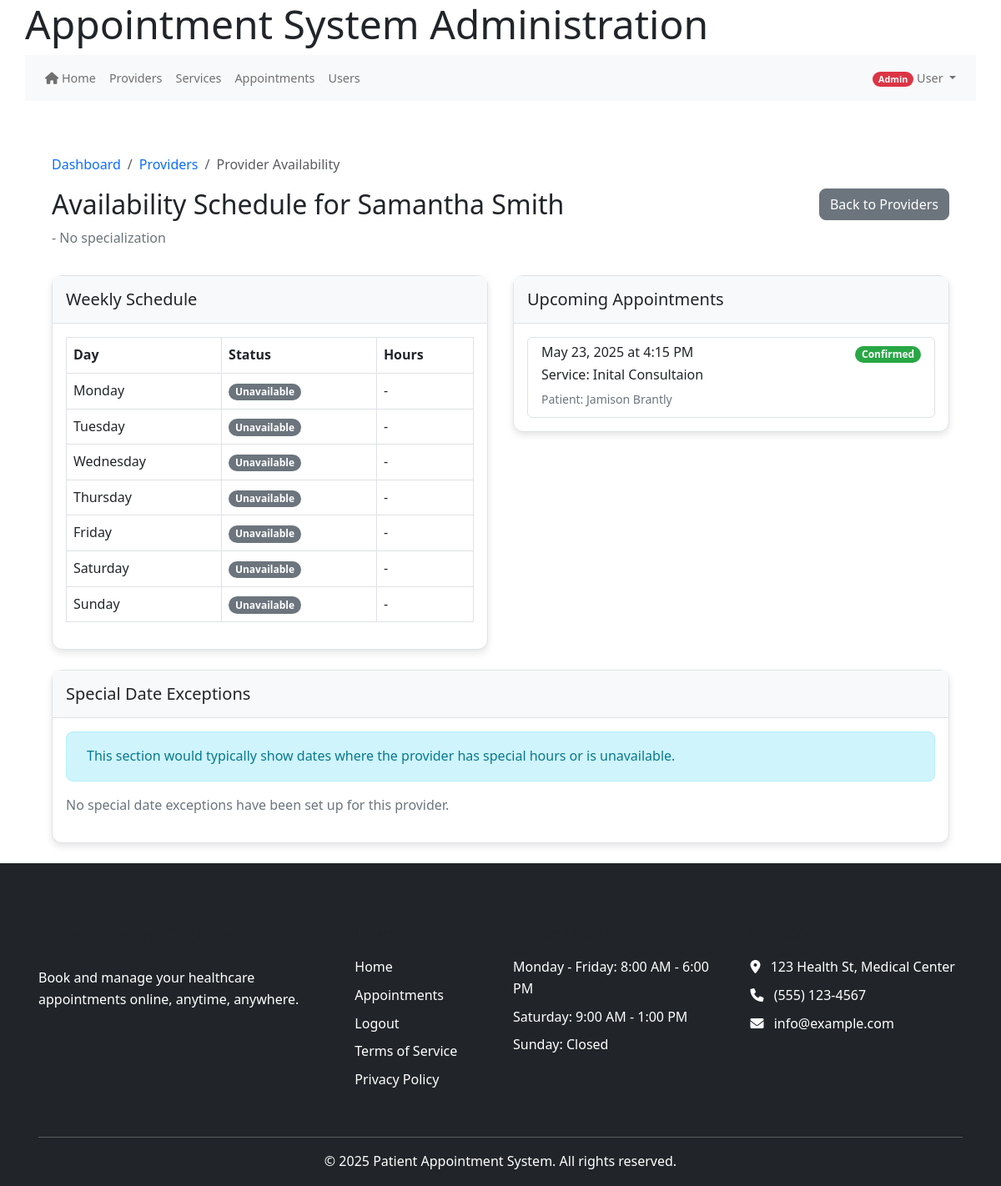
The app's page /index.php/admin/viewAvailability?id=68 (signed in) with its own data.
### tables this page shows
CREATE TABLE IF NOT EXISTS `users` (
  `user_id` int(11) NOT NULL AUTO_INCREMENT,
  `email` varchar(255) NOT NULL,
  `password_hash` varchar(255) NOT NULL,
  `first_name` varchar(100) NOT NULL,
  `last_name` varchar(100) NOT NULL,
  `phone` varchar(20) DEFAULT NULL,
  `role` enum('patient','provider','admin','staff') NOT NULL,
  `is_active` tinyint(1) DEFAULT 1,
  `is_verified` tinyint(1) DEFAULT 0,
  `email_verified_at` datetime DEFAULT NULL,
  `created_at` datetime DEFAULT current_timestamp(),
  `last_login` datetime DEFAULT NULL,
  `verification_token` varchar(64) DEFAULT NULL,
  `reset_token` varchar(64) DEFAULT NULL,
  `reset_token_expires` datetime DEFAULT NULL,
  `token_expires` datetime DEFAULT NULL,
  `password_change_required` tinyint(1) DEFAULT 0,
  PRIMARY KEY (`user_id`)
);

CREATE TABLE IF NOT EXISTS `appointments` (
  `appointment_id` int(11) NOT NULL AUTO_INCREMENT,
  `patient_id` int(11) NOT NULL,
  `provider_id` int(11) NOT NULL,
  `service_id` int(11) NOT NULL,
  `appointment_date` date NOT NULL,
  `start_time` time NOT NULL,
  `end_time` time NOT NULL,
  `status` enum('scheduled','confirmed','completed','canceled','no_show') NOT NULL DEFAULT 'scheduled',
  `type` enum('in_person','virtual','phone') NOT NULL DEFAULT 'in_person',
  `notes` text DEFAULT NULL,
  `reason` text DEFAULT NULL,
  `reminder_sent` tinyint(1) DEFAULT 0,
  `confirmed_at` datetime DEFAULT NULL,
  `canceled_at` datetime DEFAULT NULL,
  `created_at` datetime DEFAULT current_timestamp(),
  `updated_at` datetime DEFAULT current_timestamp(),
  PRIMARY KEY (`appointment_id`),
  KEY `patient_id` (`patient_id`),
  KEY `provider_id` (`provider_id`),
  KEY `service_id` (`service_id`)
);

CREATE TABLE IF NOT EXISTS `services` (
  `service_id` int(11) NOT NULL AUTO_INCREMENT,
  `name` varchar(255) NOT NULL,
  `description` text DEFAULT NULL,
  `duration` int(11) DEFAULT 30,
  `price` decimal(10,2) DEFAULT NULL,
  `is_active` tinyint(1) DEFAULT 1,
  `created_at` timestamp NOT NULL DEFAULT current_timestamp(),
  PRIMARY KEY (`service_id`)
);

### controllers/admin_controller.php (called while the page is built, shortened)
<?php
require_once 'C:/xampp/htdocs/appointment-system/capstone-project-runtime_terrors/helpers/system_notifications.php';
require_once MODEL_PATH . '/User.php';
require_once MODEL_PATH . '/ActivityLog.php';
require_once MODEL_PATH . '/Appointment.php';
class AdminController {
    protected $userModel;
    protected $appointmentModel;
    protected $providerModel;
    public function __construct() {
        $this->db = get_db();
        $this->userModel = new User($this->db);
        $this->appointmentModel = new Appointment($this->db);
        $this->providerModel = new Provider($this->db);
    }
    public function viewAvailability() {
        $providerId = isset($_GET['id']) ? $_GET['id'] : null;
        $provider = $this->userModel->getUserById($providerId);
        $availability = $this->providerModel->getProviderAvailability($providerId);
        $appointments = $this->appointmentModel->getProviderAppointments($providerId, 'upcoming');
        include VIEW_PATH . '/admin/provider_avaliability.php';
    }
}

### core/helpers.php (called while the page is built, shortened)
<?php
function base_url($path = '') {
    $protocol = isset($_SERVER['HTTPS']) && $_SERVER['HTTPS'] !== 'off' ? 'https' : 'http';
    $host = $_SERVER['HTTP_HOST'] ?? 'localhost';
    $script_name = $_SERVER['SCRIPT_NAME'];
    $base_dir = dirname($script_name);
    $base_url = "{$protocol}://{$host}{$base_dir}";
    $base_url = rtrim($base_url, '/');
    $path = ltrim($path, '/');
    return $path ? "{$base_url}/{$path}" : $base_url;
}

### public_html/bootstrap.php (called while the page is built, shortened)
<?php
require_once APP_ROOT . '/core/helpers.php';
require_once CORE_PATH . '/helpers.php';
function get_db() {
    static $db = null;
    if ($db === null) {
        if (defined('DB_HOST') && defined('DB_USER') && defined('DB_PASS') && defined('DB_NAME')) {
            $db = new mysqli(DB_HOST, DB_USER, DB_PASS, DB_NAME);
            $db->set_charset('utf8mb4');
        } else {
            throw new Exception("Database constants not defined");
        }
    }
    return $db;
}
return true;

### models/User.php (called while the page is built, shortened)
<?php
class User {
    private $db;
    public function __construct($db) {
        $this->db = $db;
    }
    public function getUserById($userId) {
        try {
            if ($this->db instanceof mysqli) {
                $stmt = $this->db->prepare("
                    SELECT user_id, email, first_name, last_name, phone, role, is_active,
                        email_verified_at, created_at, last_login
                    FROM users
                    WHERE user_id = ?
                ");
                $stmt->bind_param("i", $userId);
                $stmt->execute();
                $result = $stmt->get_result();
                return $result->fetch_assoc();
            }
            return null;
        } catch (Exception $e) {
            error_log("Get user error: " . $e->getMessage());
            return null;
        }
    }
}
?>

### models/Appointment.php (called while the page is built, shortened)
<?php
class Appointment {
    private $db;
    public function __construct($db) {
        $this->db = $db;
    }
    public function getProviderAppointments($providerId, $startDate = null, $endDate = null) {
        $query = "SELECT a.*,
                    s.name as service_name,
                    CONCAT(p.first_name, ' ', p.last_name) as patient_name,
                    p.email as patient_email,
                    p.phone as patient_phone
                FROM appointments a
                JOIN users p ON a.patient_id = p.user_id
                JOIN services s ON a.service_id = s.service_id
                WHERE a.provider_id = ?";
        $params = [$providerId];
        $types = "i";
        if ($startDate) {
            $query .= " AND a.appointment_date >= ?";
            $params[] = $startDate;
            $types .= "s";
        }
        $query .= " ORDER BY a.appointment_date ASC, a.start_time ASC";
        $stmt = $this->db->prepare($query);
        $stmt->bind_param($types, ...$params);
        $stmt->execute();
        $result = $stmt->get_result();
        $appointments = [];
        while ($row = $result->fetch_assoc()) {
            $appointments[] = $row;
        }
        return $appointments;
    }
}
?>

### views/admin/provider_avaliability.php (the view, shortened to what this page needs)
<?php include VIEW_PATH . '/partials/header.php'; ?>
<div class="container my-4">
    <nav aria-label="breadcrumb">
        <ol class="breadcrumb">
            <li class="breadcrumb-item"><a href="<?= base_url('index.php/admin') ?>">Dashboard</a></li>
            <li class="breadcrumb-item"><a href="<?= base_url('index.php/admin/providers') ?>">Providers</a></li>
            <li class="breadcrumb-item active" aria-current="page">Provider Availability</li>
        </ol>
    </nav>
            <pre><?php print_r($availability); ?></pre>
    <div class="row mb-3">
        <div class="col-md-8">
            <h2>Availability Schedule for <?= htmlspecialchars($provider['first_name'] . ' ' . $provider['last_name']) ?></h2>
            <p class="text-muted"><?= htmlspecialchars($provider['title'] ?? '') ?> - <?= htmlspecialchars($provider['specialization'] ?? 'No specialization') ?></p>
        </div>
        <div class="col-md-4 text-end">
            <a href="<?= base_url('index.php/admin/providers') ?>" class="btn btn-secondary">
                Back to Providers
            </a>
        </div>
    </div>
    <div class="row">
        <div class="col-md-6">
            <div class="card shadow-sm mb-4">
                <div class="card-header bg-light">
                    <h5 class="card-title mb-0">Weekly Schedule</h5>
                </div>
                <div class="card-body">
                    <?php if (empty($availability)): ?>
                        <div class="alert alert-info">
                            <i class="bi bi-info-circle me-2"></i>
                            This provider hasn't set up their availability schedule yet.
                        </div>
                    <?php else: ?>
                        <div class="table-responsive">
                            <table class="table table-bordered">
                                <thead>
                                    <tr>
                                        <th>Day</th>
                                        <th>Status</th>
                                        <th>Hours</th>
                                    </tr>
                                </thead>
                                <tbody>
                                    <?php
                                    $days = ['Monday', 'Tuesday', 'Wednesday', 'Thursday', 'Friday', 'Saturday', 'Sunday'];
                                    foreach ($days as $index => $day):
                                    ?>
                                        <tr>
                                            <td><?= $day ?></td>
                                            <?php
                                            $dayData = null;
                                            ?>
                                            <?php if ($dayData && $dayData['is_available']): ?>
                                                <td><span class="badge bg-success">Available</span></td>
                                                <td>
                                                    <?= date('g:i A', strtotime($dayData['start_time'])) ?> -
                                                    <?= date('g:i A', strtotime($dayData['end_time'])) ?>
                                                </td>
                                            <?php else: ?>
                                                <td><span class="badge bg-secondary">Unavailable</span></td>
                                                <td>-</td>
                                            <?php endif; ?>
                                        </tr>
                                    <?php endforeach; ?>
                                </tbody>
                            </table>
                        </div>
                    <?php endif; ?>
                </div>
            </div>
        </div>
        <div class="col-md-6">
            <div class="card shadow-sm mb-4">
                <div class="card-header bg-light">
                    <h5 class="card-title mb-0">Upcoming Appointments</h5>
                </div>
                <div class="card-body">
                    <?php if (empty($appointments)): ?>
                        <div class="alert alert-info">
                            <i class="bi bi-info-circle me-2"></i>
                            No upcoming appointments for this provider.
                        </div>
                    <?php else: ?>
                        <div class="list-group">
                            <?php foreach ($appointments as $appointment): ?>
                                <div class="list-group-item">
                                    <div class="d-flex justify-content-between align-items-center">
                                        <h6 class="mb-1">
                                            <?= date('M j, Y', strtotime($appointment['appointment_date'])) ?> at
                                            <?= date('g:i A', strtotime($appointment['start_time'])) ?>
                                        </h6>
                                        <span class="badge bg-<?=
                                            $appointment['status'] === 'confirmed' ? 'success' :
                                            ($appointment['status'] === 'pending' ? 'warning' : 'danger')
                                        ?>"><?= ucfirst($appointment['status']) ?></span>
                                    </div>
                                    <p class="mb-1">Service: <?= htmlspecialchars($appointment['service_name']) ?></p>
                                    <small class="text-muted">
                                        Patient: <?= htmlspecialchars($appointment['patient_name']) ?>
                                    </small>
                                </div>
                            <?php endforeach; ?>
                        </div>
                    <?php endif; ?>
                </div>
            </div>
        </div>
    </div>
    <div class="card shadow-sm mb-4">
        <div class="card-header bg-light">
            <h5 class="card-title mb-0">Special Date Exceptions</h5>
        </div>
        <div class="card-body">
            <div class="alert alert-info">
                This section would typically show dates where the provider has special hours or is unavailable.
            </div>
            <p class="text-muted">No special date exceptions have been set up for this provider.</p>
        </div>
    </div>
</div>
<?php include VIEW_PATH . '/partials/footer.php'; ?>

### views/partials/header.php (style rules this page uses)
body { padding-top: 20px; padding-bottom: 20px; font-family: 'Segoe UI', Tahoma, Geneva, Verdana, sans-serif; }
.card { margin-bottom: 20px; border-radius: 12px; box-shadow: 0 4px 8px rgba(0,0,0,0.1) !important; transition: none !important; }

### views/partials/footer.php (style rules this page uses)
html, body { height: 100%; margin: 0; padding: 0; }
body { display: flex; flex-direction: column; min-height: 100vh; }
.container { flex: 1 0 auto; }

### records on screen
users: first_name+last_name "Samantha Smith"
appointments: appointment_date "May 23, 2025", start_time "4:15 PM", status "Confirmed", service.name "Inital Consultaion", patient_name "Jamison Brantly"

### other values on screen
$userRole "Admin"
$userName "User"
$provider['specialization'] "No specialization"
$day "Monday"
$day "Tuesday"
$day "Wednesday"
$day "Thursday"
$day "Friday"
$day "Saturday"
$day "Sunday"
